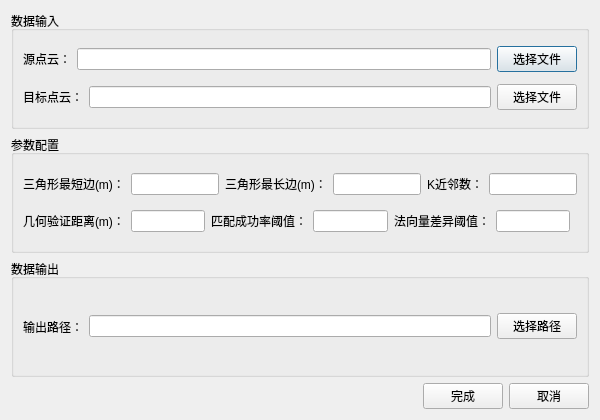
<?xml version="1.0" encoding="UTF-8"?>
<ui version="4.0">
 <class>ForestRegistration</class>
 <widget class="QDialog" name="ForestRegistration">
  <property name="geometry">
   <rect>
    <x>0</x>
    <y>0</y>
    <width>600</width>
    <height>420</height>
   </rect>
  </property>
  <property name="windowTitle">
   <string>森林点云配准</string>
  </property>
  <layout class="QVBoxLayout" name="verticalLayout">
   <item>
    <widget class="QGroupBox" name="groupBox">
     <property name="title">
      <string>数据输入</string>
     </property>
     <layout class="QVBoxLayout" name="verticalLayout_2">
      <item>
       <layout class="QHBoxLayout" name="horizontalLayout_2">
        <item>
         <widget class="QLabel" name="label">
          <property name="text">
           <string>源点云：</string>
          </property>
         </widget>
        </item>
        <item>
         <widget class="QLineEdit" name="_inputFileOfSource"/>
        </item>
        <item>
         <widget class="QPushButton" name="_selectInputFileOfSource">
          <property name="text">
           <string>选择文件</string>
          </property>
         </widget>
        </item>
       </layout>
      </item>
      <item>
       <layout class="QHBoxLayout" name="horizontalLayout_3">
        <item>
         <widget class="QLabel" name="label_2">
          <property name="text">
           <string>目标点云：</string>
          </property>
         </widget>
        </item>
        <item>
         <widget class="QLineEdit" name="_inputFileOfTarget"/>
        </item>
        <item>
         <widget class="QPushButton" name="_selectInputFileOfTarget">
          <property name="text">
           <string>选择文件</string>
          </property>
         </widget>
        </item>
       </layout>
      </item>
     </layout>
    </widget>
   </item>
   <item>
    <widget class="QGroupBox" name="groupBox_2">
     <property name="title">
      <string>参数配置</string>
     </property>
     <layout class="QVBoxLayout" name="verticalLayout_3">
      <item>
       <layout class="QHBoxLayout" name="horizontalLayout_params1">
        <item>
         <widget class="QLabel" name="label_minLen">
          <property name="text">
           <string>三角形最短边(m)：</string>
          </property>
         </widget>
        </item>
        <item>
         <widget class="QLineEdit" name="_descriptorMinLen"/>
        </item>
        <item>
         <widget class="QLabel" name="label_maxLen">
          <property name="text">
           <string>三角形最长边(m)：</string>
          </property>
         </widget>
        </item>
        <item>
         <widget class="QLineEdit" name="_descriptorMaxLen"/>
        </item>
        <item>
         <widget class="QLabel" name="label_nearNum">
          <property name="text">
           <string>K近邻数：</string>
          </property>
         </widget>
        </item>
        <item>
         <widget class="QLineEdit" name="_descriptorNearNum"/>
        </item>
       </layout>
      </item>
      <item>
       <layout class="QHBoxLayout" name="horizontalLayout_params2">
        <item>
         <widget class="QLabel" name="label_disGeo">
          <property name="text">
           <string>几何验证距离(m)：</string>
          </property>
         </widget>
        </item>
        <item>
         <widget class="QLineEdit" name="_disGeoVerify"/>
        </item>
        <item>
         <widget class="QLabel" name="label_icpTh">
          <property name="text">
           <string>匹配成功率阈值：</string>
          </property>
         </widget>
        </item>
        <item>
         <widget class="QLineEdit" name="_icpThreshold"/>
        </item>
        <item>
         <widget class="QLabel" name="label_normalGeo">
          <property name="text">
           <string>法向量差异阈值：</string>
          </property>
         </widget>
        </item>
        <item>
         <widget class="QLineEdit" name="_normalGeoVerify"/>
        </item>
        <item>
         <spacer name="horizontalSpacer_params2">
          <property name="orientation">
           <enum>Qt::Horizontal</enum>
          </property>
          <property name="sizeHint" stdset="0">
           <size>
            <width>40</width>
            <height>20</height>
           </size>
          </property>
         </spacer>
        </item>
       </layout>
      </item>
     </layout>
    </widget>
   </item>
   <item>
    <widget class="QGroupBox" name="groupBox_3">
     <property name="title">
      <string>数据输出</string>
     </property>
     <layout class="QHBoxLayout" name="horizontalLayout_5">
      <item>
       <layout class="QHBoxLayout" name="horizontalLayout">
        <item>
         <widget class="QLabel" name="label_4">
          <property name="text">
           <string>输出路径：</string>
          </property>
         </widget>
        </item>
        <item>
         <widget class="QLineEdit" name="_outputFileOfDir"/>
        </item>
        <item>
         <widget class="QPushButton" name="_selectOutputDir">
          <property name="text">
           <string>选择路径</string>
          </property>
         </widget>
        </item>
       </layout>
      </item>
     </layout>
    </widget>
   </item>
   <item>
    <layout class="QHBoxLayout" name="horizontalLayout_6">
     <item>
      <spacer name="horizontalSpacer">
       <property name="orientation">
        <enum>Qt::Horizontal</enum>
       </property>
       <property name="sizeHint" stdset="0">
        <size>
         <width>40</width>
         <height>20</height>
        </size>
       </property>
      </spacer>
     </item>
     <item>
      <widget class="QPushButton" name="_action_OK">
       <property name="text">
        <string>完成</string>
       </property>
      </widget>
     </item>
     <item>
      <widget class="QPushButton" name="_action_cancel">
       <property name="text">
        <string>取消</string>
       </property>
      </widget>
     </item>
    </layout>
   </item>
  </layout>
 </widget>
 <resources/>
 <connections/>
</ui>
